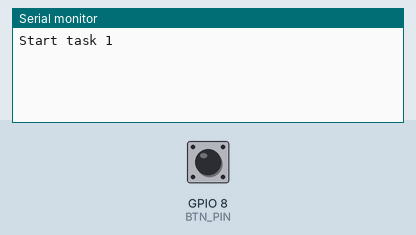
Simulated run of this program. Board: ESP32-S3. Shown: the last lines printed to the serial monitor. The test bench sets the inputs (shaded band); at power-on: GPIO 8 (BTN_PIN) HIGH.

Above: at 1.2 s.
1.3 s: GPIO 8 (BTN_PIN) pulled LOW for 0.15 s
At 2.4 s:
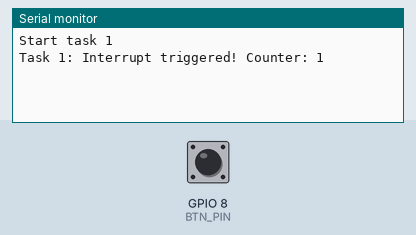
2.9 s: GPIO 8 (BTN_PIN) pulled LOW for 1 s
At 3.6 s:
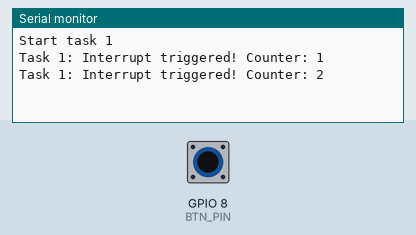
5.4 s: GPIO 8 (BTN_PIN) pulled LOW for 0.15 s
At 6.7 s:
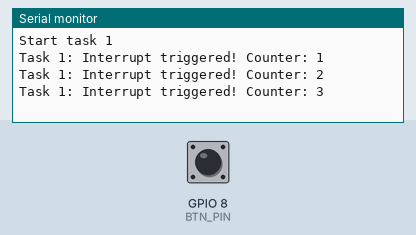

Measured:
- after the input at 1.3 s, the serial monitor: prints a new line at once (image 1)
- after the input at 2.9 s, the serial monitor: prints a new line at once (image 2)
- after the input at 5.4 s, the serial monitor: prints a new line at once (image 3)

The program:

main.cpp
```cpp
#include <Arduino.h>

// GPIO8 -> 100 Om --|--> 100 nF -> GND
//                   |
//                  BTN
//                   |
//                  GND

#define BAUDRATE 115200
#define BTN_PIN 8
#define TASK_NUMBER 1

/*
 * TASKS:
 * 1. Basic implementation (without debounce)
 * 2. Software debounce through a timer (time-based)
 * 3. Debounce via level checking (state-based)
 * 4. Polling + debounce (without interrupts)
 * 5. Hardware debounce
 */

// common variables
volatile uint32_t counter = 0;
volatile bool eventTriggered = false;

// variables task 2, 3
volatile unsigned long lastInterruptTime = 0;
const unsigned long DEBOUNCE_MS = 50;

// variables task 4
enum ButtonState
{
  RELEASED,
  DEBOUNCE,
  PRESSED
};
ButtonState currentState = RELEASED;
unsigned long lastStateChange = 0;

// ISR
void IRAM_ATTR handleInterrupt()
{
#if TASK_NUMBER == 1
  counter++;
  eventTriggered = true;

#elif TASK_NUMBER == 2 || TASK_NUMBER == 3
  eventTriggered = true;

#endif
}

void setup()
{
  Serial.begin(BAUDRATE);
  pinMode(BTN_PIN, INPUT_PULLUP);

#if TASK_NUMBER != 4
  // FALLING: HIGHT -> LOW (press PULLUP)
  attachInterrupt(digitalPinToInterrupt(BTN_PIN), handleInterrupt, FALLING);
#endif

  Serial.printf("Start task %d\n", TASK_NUMBER);
}

void loop()
{
#if TASK_NUMBER == 1
  if (eventTriggered)
  {
    Serial.printf("Task 1: Interrupt triggered! Counter: %u\n", counter);
    eventTriggered = false;
  }

#elif TASK_NUMBER == 2
  if (eventTriggered)
  {
    unsigned long now = millis();
    // ignore if past less 50ms
    if (now - lastInterruptTime >= DEBOUNCE_MS)
    {
      counter++;
      Serial.printf("Task 2: Time-based Debounce. Counter: %u\n", counter);
      lastInterruptTime = now;
    }
    eventTriggered = false;
  }

#elif TASK_NUMBER == 3
  if (eventTriggered)
  {
    // wait level check INPUT_PULLUP = LOW
    if (digitalRead(BTN_PIN) == LOW)
    {
      counter++;
      Serial.printf("Task 3: State-based Debounce. Counter: %u\n", counter);
    }
    eventTriggered = false;
  }

#elif TASK_NUMBER == 4
  int rawReading = digitalRead(BTN_PIN);

  switch (currentState)
  {
  case RELEASED:
    if (rawReading == LOW) // pressed the button
    {
      currentState = DEBOUNCE;
      lastStateChange = millis();
    }
    break;

  case DEBOUNCE:
    if (millis() - lastStateChange >= 10)
    {
      if (digitalRead(BTN_PIN) == LOW)
      {
        currentState = PRESSED;
        counter++;
        Serial.printf("Task 4: Polling Debounce. Counter: %u\n", counter);
      }
      else
      {
        currentState = RELEASED;
      }
    }
    break;

  case PRESSED:
    if (rawReading == HIGH) // button released
    {
      currentState = RELEASED;
    }
    break;
  }
  delay(5);

#endif
}
```
